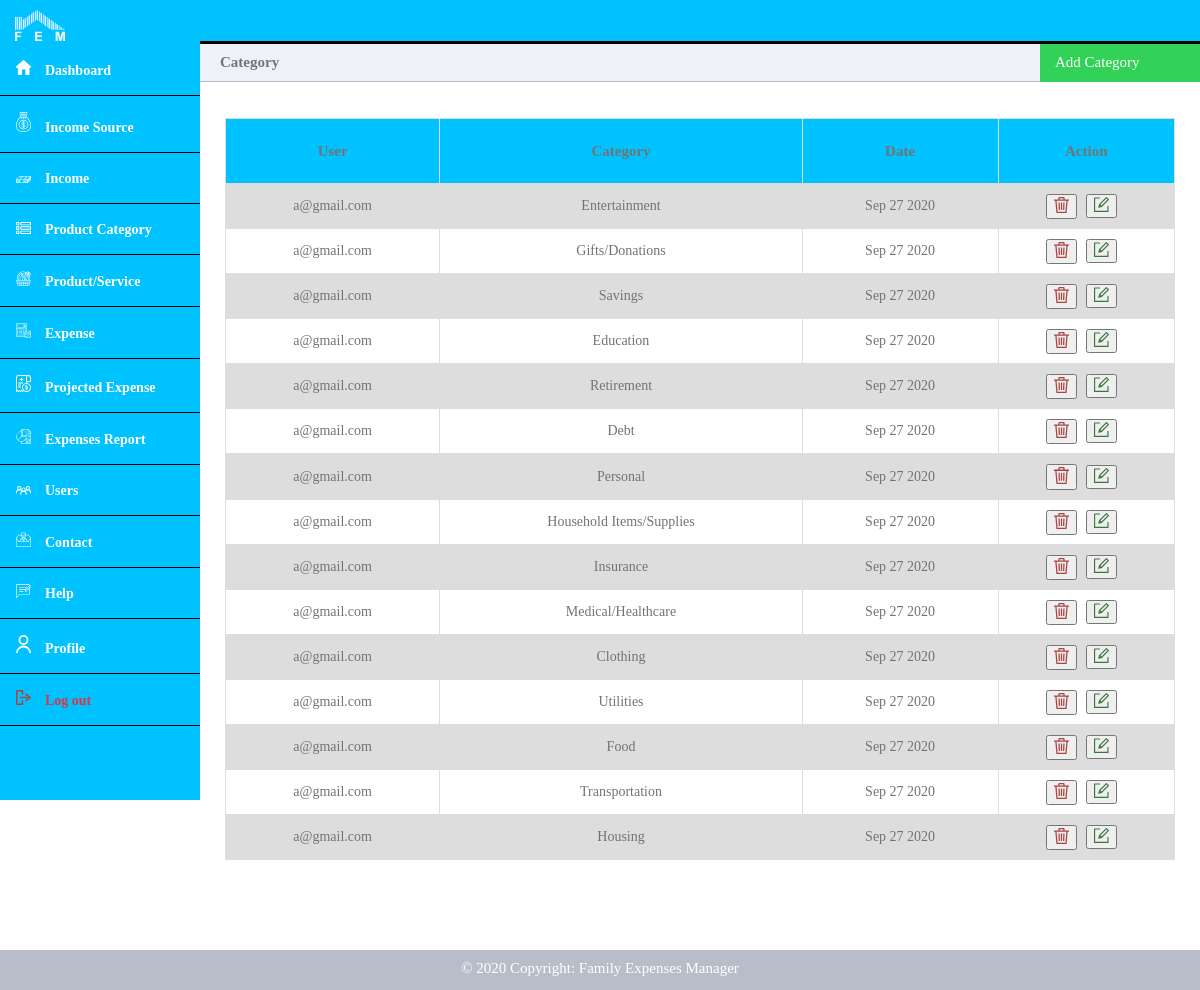
/admin/category.php (signed in), run on the app's committed database.
### tables this page shows
CREATE TABLE `ProductServiceCategory` (
  `category_id` int(11) NOT NULL,
  `user_id` int(11) NOT NULL,
  `name` varchar(100) NOT NULL,
  `created_at` timestamp NOT NULL DEFAULT current_timestamp()
);

CREATE TABLE `User` (
  `user_id` int(11) NOT NULL,
  `first_name` varchar(50) NOT NULL,
  `last_name` varchar(50) NOT NULL,
  `user_email` varchar(100) NOT NULL,
  `is_admin` tinyint(1) NOT NULL DEFAULT 0,
  `user_password` varchar(200) NOT NULL,
  `created_at` date NOT NULL DEFAULT current_timestamp()
);

### admin/category.php (the view, shortened to what this page needs)
<?php
	require_once('config/query.php');
?>
<!DOCTYPE html>
<html>
	<head>
		<link rel="stylesheet" href="../css/dashboard.css">
	</head>
	<body>
		<?php include('header.php'); ?>
		<div class="main-content">
			<div class="title-left" style="font-size: 15px; color: #737373;">
				Category
			</div>
			<div class="title-right" id="myBtn">
				<div class="add">
					<a style="font-size: 15px;">Add Category</a>
				</div>
			</div>
			<div>
				<?php include('../errors.php'); ?><br>
			</div>
			<div>
				<?php include('../success.php'); ?><br>
			</div>
			<div style="overflow-x:auto;">
				<table style="color: #737373; font-size: 14px;">
					<?php
						$query   = "SELECT * FROM ProductServiceCategory ORDER BY created_at DESC";
						$results = mysqli_query($con, $query);
						if (mysqli_num_rows($results) > 0) {
							?>
								<tr style="height: 65px; font-size: 15px;">
									<th style="color: #737373;">User</th>
									<th style="color: #737373;">Category</th>
									<th style="color: #737373;">Date</th>
									<th style="color: #737373;">Action</th>
								</tr>
							<?php
							while($row = $results->fetch_assoc()) {
								$user_id = $row['user_id'];
								$query   = "SELECT * FROM User WHERE user_id = '$user_id'";
								$result2 = mysqli_query($con, $query);
								if (mysqli_num_rows($result2) == 1) {
									$user_data = $result2->fetch_assoc();
								}
								?>
									<tr>
										<td><?php echo $user_data['user_email'] ?></td>
										<td><?php echo $row['name'] ?></td>
										<td><?php echo date('M d Y',strtotime($row['created_at'])) ?></td>
										<td>
											<form action="" method="POST" style="margin-left:-40px;">
												<button name="delete-admin-category">
													<img src="../images/icons/delete.svg" style="width: 15px;">
												</button>&nbsp;&nbsp;&nbsp;
											</form>
											<div style="margin-left:30px; margin-top:-25px">
											<button>
												<a href="category-update.php?id1=<?php echo $row['user_id'] ?>&id2=<?php echo $row['category_id']; ?>&name=<?php echo $row['name'] ?>">
												<img src="../images/icons/edit.svg" style="width: 15px;">
												</a>
											</button>
										</div>
										</td>
									</tr>
								<?php
							}
						} else {
							?>
								<div style="font-size: 15px; color: #737373; margin-top: 50px; text-align: center;">No data</div>
							<?php
						}
					?>
				</table>
			</div>
			  <div class="table-bottom-space"></div>
		</div>
		<br><br><br><br><br>
        <?php include_once("../footer.php"); ?>
	</body>
</html>

### admin/header.php (shortened to what this page needs)
<div class="header" id="header">
	</div>
	<div class="side-nav" id="side-nav">
	<a href="expense.php" style="text-decoration: none;">
			<div class="logo">
				<span>
					<img src="../images/logo-dashboard.png" style="width:50px;" alt="logo">
				</span>
			</div>
		</a>
		<nav>
			<ul>
				<li class="" onclick="window.location.href='dashboard.php'">
					<a href="dashboard.php">
					<img src="../images/icons/home.svg" style="width: 15px;">
						<span>Dashboard</span>
					</a>
				</li>
				<li onclick="window.location.href='source.php'">
					<a href="source.php">
						<img src="../images/icons/money-bag-1.svg" style="width: 15px;">
						<span>Income Source</span>
					</a>
				</li>
				<li onclick="window.location.href='income.php'">
					<a href="income.php">
						<img src="../images/icons/money-bills.svg" style="width: 15px;">
						<span>Income</span>
					</a>
				</li>
				<li onclick="window.location.href='category.php'">
					<a href="category.php">
						<img src="../images/icons/list.svg" style="width: 15px;">
						<span>Product Category</span>
					</a>
				</li>
				<li onclick="window.location.href='product-service.php'">
					<a href="product-service.php">
						<img src="../images/icons/basket.svg" style="width: 15px;">
						<span>Product/Service</span>
					</a>
				</li>
				<li class="" onclick="window.location.href='expense.php'">
					<a href="expense.php">
						<img src="../images/icons/accounting.svg" style="width: 15px;">
						<span>Expense</span>
					</a>
				</li>
				<li onclick="window.location.href='projected-expense.php'">
					<a href="projected-expense.php">
						<img src="../images/icons/medical.svg" style="width: 15px;">
						<span>Projected Expense</span>
					</a>
				</li>
				<li onclick="showReportList()">
					<a>
						<img src="../images/icons/report.svg" style="width: 15px;">
						<span>Expenses Report</span>
					</a>
				</li>
				<li class="" onclick="window.location.href='users.php'">
					<a href="users.php">
					<img src="../images/icons/people.svg" style="width: 15px;">
						<span>Users</span>
					</a>
				</li>
				<li onclick="window.location.href='contact.php'">
					<a href="contact.php">
					<img src="../images/icons/contact.svg" style="width: 15px;">
						<span>Contact</span>
					</a>
				</li>
				<li onclick="window.location.href='help.php'">
					<a href="help.php">
						<img src="../images/icons/feedback.svg" style="width: 15px;">
						<span>Help</span>
					</a>
				</li>
				<li onclick="window.location.href='profile.php'">
					<a href="profile.php">
						<img src="../images/icons/user-profile.svg" style="width: 15px;">
						<span>Profile</span>
					</a>
				</li>
				<li onclick="window.location.href='../logout.php'">
					<a href="../logout.php">
						<img src="../images/icons/log-out.svg" style="width: 15px;">
						<span class="danger">Log out</span>
					</a>
				</li>
			</ul>
		</nav>
	</div>

### footer.php
<footer style="position: fixed;">
    <div class="content">
        © <?php echo date("Y") ?> Copyright: Family Expenses Manager
    </div>
</footer>

### css/dashboard.css (style rules this page uses)
* { box-sizing: border-box; }
body { margin: 0; padding: 0; }
.danger { color: #dc3545; }
table { border-collapse: collapse; width: 95%; margin: auto; color: #737373; font-size: 14px; margin-top: 15px; }
td, th { border: 1px solid #dddddd; text-align: left; padding: 10px; text-align: center; }
table tr th { background-color: #00C2FF; color: #233245; }
tr:nth-child(even) { background-color: #dddddd; }
.table-bottom-space { padding-top: 40px; }
.header { position: absolute; width: 100%; z-index: 3; height: 44px; background-color: #00C2FF; border-bottom: 3px solid black; }
.logo { height: 44px; padding: 10px; font-weight: 700; }
.side-nav .logo { background-color: #00C2FF; color: #fff; }
.logo span { margin-left: 5px; text-transform: uppercase; }
.nav-trigger span, .nav-trigger span:before, span:after { width: 20px; height: 2px; background-color: #fff; position: absolute; }
.side-nav { position: fixed; width: 100%; height: 100vh; background-color: #00C2FF; z-index: 1; display: none; }
.side-nav ul { margin: 0; padding: 0; }
.side-nav ul li { padding: 16px 16px; border-bottom: 1px solid black; position: relative; }
.side-nav ul li a { color: white; display: block; text-decoration: none; }
.side-nav ul li span:nth-child(2) { margin-left: 10px; font-size: 14px; font-weight: 600; }
.main-content { padding: 40px; margin-top: 0; padding: 0; padding-top: 44px; height: 100%; overflow: scroll; }
.main-content .title-left { background-color: #eef1f7; border-bottom: 1px solid #b8bec9; padding: 10px 20px; font-weight: 700; color: #333; font-size: 16px; }
.main-content .title-right { float: right; width: 160px; margin-right: 0px; margin-top: -40px; cursor: pointer; }
.main-content .title-right .add { background-color: #32d157; font-size: 17px; height: 40px; color: white; padding-left: 15px; padding-top: 10px; cursor: pointer; }
.main-content .title-right .add a { text-decoration: none; color: white; }
footer { bottom: 0px; position: absolute; background-color: #b8bec9; width: 100%; height: 40px; }
footer .content { margin-top: 10px; text-align: center; color: white; font-size: 15px; }
@media only screen and (min-width: 300px) { table { border-collapse: collapse; width: 95%; margin: auto; } }
@media only screen and (min-width: 600px) { table { border-collapse: collapse; width: 95%; margin: auto; } }
@media only screen and (min-width: 600px) { .header { background-color: #00C2FF; z-index: 1; } }
@media only screen and (min-width: 600px) { .nav-trigger span, .nav-trigger span:before, span:after { background-color: #fff; } }
@media only screen and (min-width: 600px) { .side-nav { display: block; width: 70px; z-index: 2; } }
@media only screen and (min-width: 600px) { .side-nav ul li span:nth-child(2) { display: none; } }
@media only screen and (min-width: 600px) { .side-nav .logo span { visibility: visible; } }
@media only screen and (min-width: 600px) { .side-nav ul li a { text-align: center; } }
@media only screen and (min-width: 600px) { .main-content { margin-left: 70px; } }
@media only screen and (min-width: 800px) { table { border-collapse: collapse; width: 95%; margin: auto; } }
@media only screen and (min-width: 800px) { .side-nav { width: 200px; } }
@media only screen and (min-width: 800px) { .side-nav ul li span:nth-child(2) { display: inline-block; } }
@media only screen and (min-width: 800px) { .side-nav ul li a { text-align: left; } }
@media only screen and (min-width: 800px) { .side-nav .logo span { display: inline-block; } }
@media only screen and (min-width: 800px) { .main-content { margin-left: 200px; } }
@media screen and (min-width: 1024px) { table { border-collapse: collapse; width: 95%; margin: auto; } }

### data on the page
productservicecategory: user.user_email "a@gmail.com", name "Entertainment", created_at "Sep 27 2020"
productservicecategory: user.user_email "a@gmail.com", name "Gifts/Donations", created_at "Sep 27 2020"
productservicecategory: user.user_email "a@gmail.com", name "Savings", created_at "Sep 27 2020"
productservicecategory: user.user_email "a@gmail.com", name "Education", created_at "Sep 27 2020"
productservicecategory: user.user_email "a@gmail.com", name "Retirement", created_at "Sep 27 2020"
productservicecategory: user.user_email "a@gmail.com", name "Debt", created_at "Sep 27 2020"
productservicecategory: user.user_email "a@gmail.com", name "Personal", created_at "Sep 27 2020"
productservicecategory: user.user_email "a@gmail.com", name "Household Items/Supplies", created_at "Sep 27 2020"
productservicecategory: user.user_email "a@gmail.com", name "Insurance", created_at "Sep 27 2020"
productservicecategory: user.user_email "a@gmail.com", name "Medical/Healthcare", created_at "Sep 27 2020"
productservicecategory: user.user_email "a@gmail.com", name "Clothing", created_at "Sep 27 2020"
productservicecategory: user.user_email "a@gmail.com", name "Utilities", created_at "Sep 27 2020"
productservicecategory: user.user_email "a@gmail.com", name "Food", created_at "Sep 27 2020"
productservicecategory: user.user_email "a@gmail.com", name "Transportation", created_at "Sep 27 2020"
productservicecategory: user.user_email "a@gmail.com", name "Housing", created_at "Sep 27 2020"
